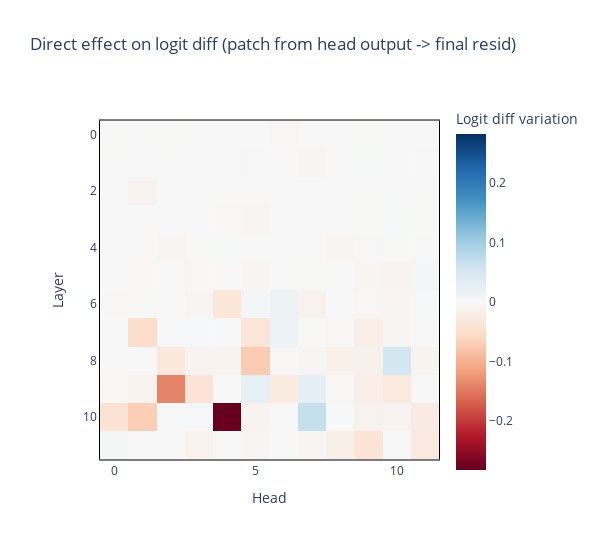

Write notebook code for a chart like this one.
### Code cell
imshow_p(
    results['z'],
    title="Direct effect on logit diff (patch from head output -> final resid)",
    labels={"x": "Head", "y": "Layer", "color": "Logit diff variation"},
    border=True,
    width=600,
    margin={"r": 100, "l": 100}
)

### Figure 1 — Plotly figure (JSON) as saved in the notebook; plotly's stock layout.template omitted (floating-point values rounded to 4 significant figures; data arrays with more than 128 entries replaced by an {"elided": "..."} marker saying what was removed)
{"data": [{"coloraxis": "coloraxis", "hovertemplate": "Head: %{x}<br>Layer: %{y}<br>Logit diff variation: %{z}<extra></extra>", "name": "0", "type": "heatmap", "xaxis": "x", "yaxis": "y", "z": {"elided": "12x12 float values"}}], "layout": {"coloraxis": {"cmid": 0, "colorbar": {"title": {"text": "Logit diff variation"}}, "colorscale": [[0, "rgb(103,0,31)"], [0.1, "rgb(178,24,43)"], [0.2, "rgb(214,96,77)"], [0.3, "rgb(244,165,130)"], [0.4, "rgb(253,219,199)"], [0.5, "rgb(247,247,247)"], [0.6, "rgb(209,229,240)"], [0.7, "rgb(146,197,222)"], [0.8, "rgb(67,147,195)"], [0.9, "rgb(33,102,172)"], [1, "rgb(5,48,97)"]]}, "margin": {"l": 100, "r": 100}, "title": {"text": "Direct effect on logit diff (patch from head output -> final resid)"}, "width": 600, "xaxis": {"anchor": "y", "constrain": "domain", "domain": [0, 1], "linecolor": "black", "linewidth": 1, "mirror": true, "scaleanchor": "y", "showline": true, "title": {"text": "Head"}}, "yaxis": {"anchor": "x", "autorange": "reversed", "constrain": "domain", "domain": [0, 1], "linecolor": "black", "linewidth": 1, "mirror": true, "showline": true, "title": {"text": "Layer"}}}}
